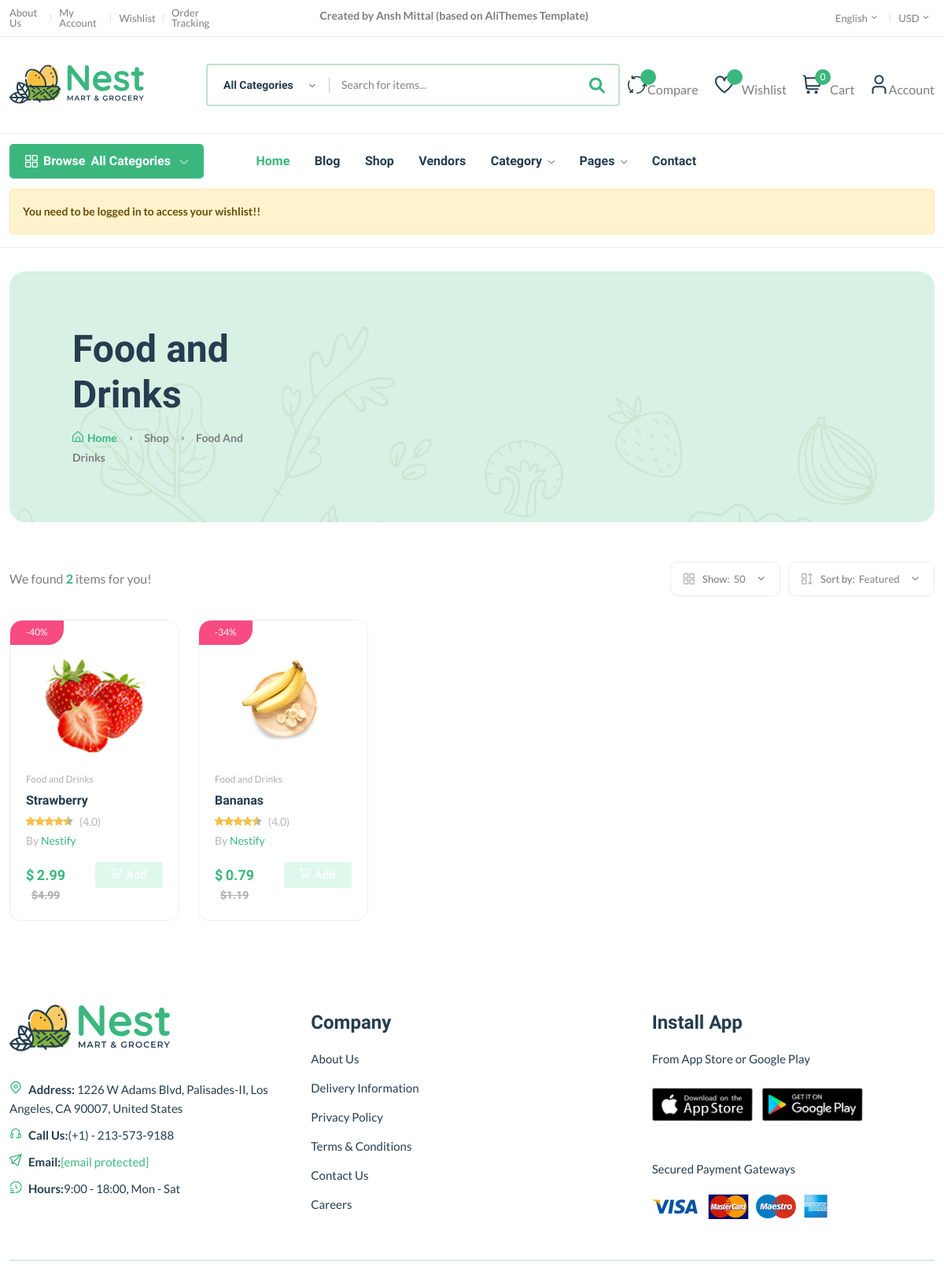
Screenshot of /category/cat22312bgg35/ with the database file from the repository.
### core/models.py (models this page shows, shortened)
class Category(models.Model):
    c_id = ShortUUIDField(unique=True,
                          length=10,
                          max_length=20,
                          prefix="cat",
                          alphabet="abcdefgh12345")
    title = models.CharField(max_length = 100, default = "Food and Drinks")# Title, heading
    image = models.ImageField(upload_to="category", default = "category.jpg")
    class Meta:
        verbose_name_plural = "Categories" # Categorys

class Product(models.Model):
    p_id = ShortUUIDField(unique=True,
                          length=10,
                          max_length=20,
                          alphabet="abcdefgh12345")
    user = models.ForeignKey(User, on_delete = models.SET_NULL, null = True)
    category = models.ForeignKey(Category, on_delete = models.SET_NULL, null = True, related_name = "category")
    vendor = models.ForeignKey(Vendor, on_delete = models.SET_NULL, null = True, related_name = "product")
    title = models.CharField(max_length = 100, default = "Fresh Fruits")
    image = models.ImageField(upload_to=user_directory_path, default="product.jpg")
    description = RichTextUploadingField(null=True, blank=True, default="This is the product")
    price = models.DecimalField(max_digits=9999999999999, decimal_places = 2, default = "1.99")
    old_price = models.DecimalField(max_digits=9999999999999, decimal_places = 2, default = "2.99")
    specifications = RichTextUploadingField(null=True, blank=True)
    type = models.CharField(max_length=100, default = "Organic", null = True, blank = True)
    stock_count = models.IntegerField(default = 10, null=True, blank=True)
    life = models.IntegerField(default=100, null = True, blank = True)
    mfd = models.DateTimeField(auto_now_add=False, null = True, blank = True)
    tags = TaggableManager(blank=True)
    product_status = models.CharField(choices=STATUS, max_length=10, default = "in_review")
    status = models.BooleanField(default=True)
    in_stock = models.BooleanField(default=True)
    featured = models.BooleanField(default=False)
    digital = models.BooleanField(default=False)
    sku  = ShortUUIDField(unique=True,
                          length=4,
                          max_length=10,
                          prefix="sku",
                          alphabet="1234567890")
    date = models.DateTimeField(auto_now_add = True)
    updated = models.DateTimeField(null = True, blank = True)
    class Meta:
        verbose_name_plural = "Products"
    def get_percentage(self):
        new_price = ((self.old_price - self.price) / self.old_price) * 100
        return new_price

class Vendor(models.Model):
    v_id = ShortUUIDField(unique=True,
                          length=10,
                          max_length=20,
                          prefix="ven",
                          alphabet = "abcdefgh12345")
    title = models.CharField(max_length = 100, default = "Nestify")
    image = models.ImageField(upload_to=user_directory_path, default="vendor.jpg")
    cover_image = models.ImageField(upload_to=user_directory_path, default="vendor.jpg")
    description = RichTextUploadingField(null=True, blank=True, default="This is for an amazing vendor")
    address = models.CharField(max_length = 100, default="123 Main Street.")
    contact = models.CharField(max_length = 100, default="+(123) 456 789")
    chat_resp_time = models.CharField(max_length = 100, default="100")
    shipping_on_time = models.CharField(max_length = 100, default="100")
    authentic_rating = models.CharField(max_length = 100, default="100")
    days_return = models.CharField(max_length = 100, default="100")
    warranty_period = models.CharField(max_length = 100, default="100")
    date = models.DateTimeField(auto_now_add=True, null = True, blank = True)
    user = models.ForeignKey(User, on_delete = models.SET_NULL, null = True)
    class Meta:
        verbose_name_plural = "Vendors"

### core/views.py (the view)
# urls.py: path("category/<c_id>/", category_product_list_view, name = "category-product-list"),
def category_product_list_view(request, c_id):
    category = Category.objects.get(c_id = c_id)
    products = Product.objects.filter(product_status = "published",
                                      category = category)
    context = {
        "category": category,
        "products": products,
    }
    return render(request,
                  "core/category-product-list.html",
                  context)

### core/context_processor.py (called while the page is built)
def default(request):
    categories = Category.objects.all()
    vendors = Vendor.objects.all()
    min_max_price = Product.objects.aggregate(Min("price"), Max("price"))
    try:
        wish_count = wishlist.objects.filter(user=request.user)
    except:
        messages.warning(request, "You need to be logged in to access your wishlist!!")
        wish_count = 0
    try:
        address = Address.objects.get(user=request.user)
    except:
        address = None
    return {
        'categories': categories,
        'address': address,
        'vendors': vendors,
        'min_max_price': min_max_price,
        'wish_count': wish_count,
    }

### templates/core/category-product-list.html (shortened to what this page needs)
{% extends 'partials/base.html' %}
{% block content %}
{% load static %}
    <main class="main">
        <div class="page-header mt-30 mb-50">
            <div class="container">
                <div class="archive-header">
                    <div class="row align-items-center">
                        <div class="col-xl-3">
                            <h1 class="mb-15">{{category.title}}</h1>
                            <div class="breadcrumb">
                                <a href="{% url 'core:index' %}" rel="nofollow"><i class="fi-rs-home mr-5"></i>Home</a>
                                <span></span> Shop <span></span> {{category.title}}
                            </div>
                        </div>
                    </div>
                </div>
            </div>
        </div>
        <div class="container mb-30">
            <div class="row">
                <div class="col-12">
                    <div class="shop-product-fillter">
                        <div class="totall-product">
                            <p>We found <strong class="text-brand">{{products.count}}</strong> item{{products.count|pluralize:"s"}} for you!</p>
                        </div>
                        <div class="sort-by-product-area">
                            <div class="sort-by-cover mr-10">
                                <div class="sort-by-product-wrap">
                                    <div class="sort-by">
                                        <span><i class="fi-rs-apps"></i>Show:</span>
                                    </div>
                                    <div class="sort-by-dropdown-wrap">
                                        <span> 50 <i class="fi-rs-angle-small-down"></i></span>
                                    </div>
                                </div>
                            </div>
                            <div class="sort-by-cover">
                                <div class="sort-by-product-wrap">
                                    <div class="sort-by">
                                        <span><i class="fi-rs-apps-sort"></i>Sort by:</span>
                                    </div>
                                    <div class="sort-by-dropdown-wrap">
                                        <span> Featured <i class="fi-rs-angle-small-down"></i></span>
                                    </div>
                                </div>
                            </div>
                        </div>
                    </div>
                    <div class="row product-grid">
                        {% for p in products %}
                        <div class="col-lg-1-5 col-md-4 col-12 col-sm-6">
                            <div class="product-cart-wrap mb-30">
                                <div class="product-img-action-wrap">
                                    <div class="product-img product-img-zoom">
                                        <a href="{% url 'core:product-detail' p.p_id%}">
                                            <img class="default-img" src="{{ p.image.url }}" alt="" />
                                        </a>
                                    </div>
                                    <div class="product-badges product-badges-position product-badges-mrg">
                                        <span class="hot">-{{ p.get_percentage|floatformat:0 }}%</span>
                                    </div>
                                </div>
                                <div class="product-content-wrap">
                                    <div class="product-category">
                                        <a href="{% url 'core:product-detail' p.p_id%}">{{ p.category.title }}</a>
                                    </div>
                                    <h2><a href="{% url 'core:product-detail' p.p_id%}">{{p.title}}</a></h2>
                                    <div class="product-rate-cover">
                                        <div class="product-rate d-inline-block">
                                            <div class="product-rating" style="width: 90%"></div>
                                        </div>
                                        <span class="font-small ml-5 text-muted"> (4.0)</span>
                                    </div>
                                    <div>
                                        <span class="font-small text-muted">By <a href="{% url 'core:vendor-detail' p.vendor.v_id %}">{{ p.vendor.title }}</a></span>
                                    </div>
                                    <div class="product-card-bottom">
                                        <div class="product-price">
                                            <span>$</span> <span class="current-product-price-{{p.id}}">{{ p.price }}</span>
                                            <span class="old-price">${{ p.old_price }}</span>
                                        </div>
                                        <div class="add-cart">
                                            <button class="add btn btn-success add-to-cart-btn b-none" data-index="{{ p.id }}" style="border:none;" id="add-to-cart-btn"><i class="fi-rs-shopping-cart mr-5"></i>Add </button>
                                        </div>
                                    </div>
                    </div>
                            </div>
                        </div>
                        {% endfor %}
                    </div>
                </div>
            </div>
        </div>
    </main>
{% endblock content %}

### rows the page displays
Category: title "Food and Drinks", title "Food And Drinks"
Product: image (picture), get_percentage "40", category "Food and Drinks", title "Strawberry", vendor "Nestify", price "2.99", old_price "4.99"
Product: image (picture), get_percentage "34", category "Food and Drinks", title "Bananas", vendor "Nestify", price "0.79", old_price "1.19"

### other values shown
{{ request.session.cart_data_obj|length }} "0"
{{ message }} "You need to be logged in to access your wishlist!!"
{{ products.count }} "2"
